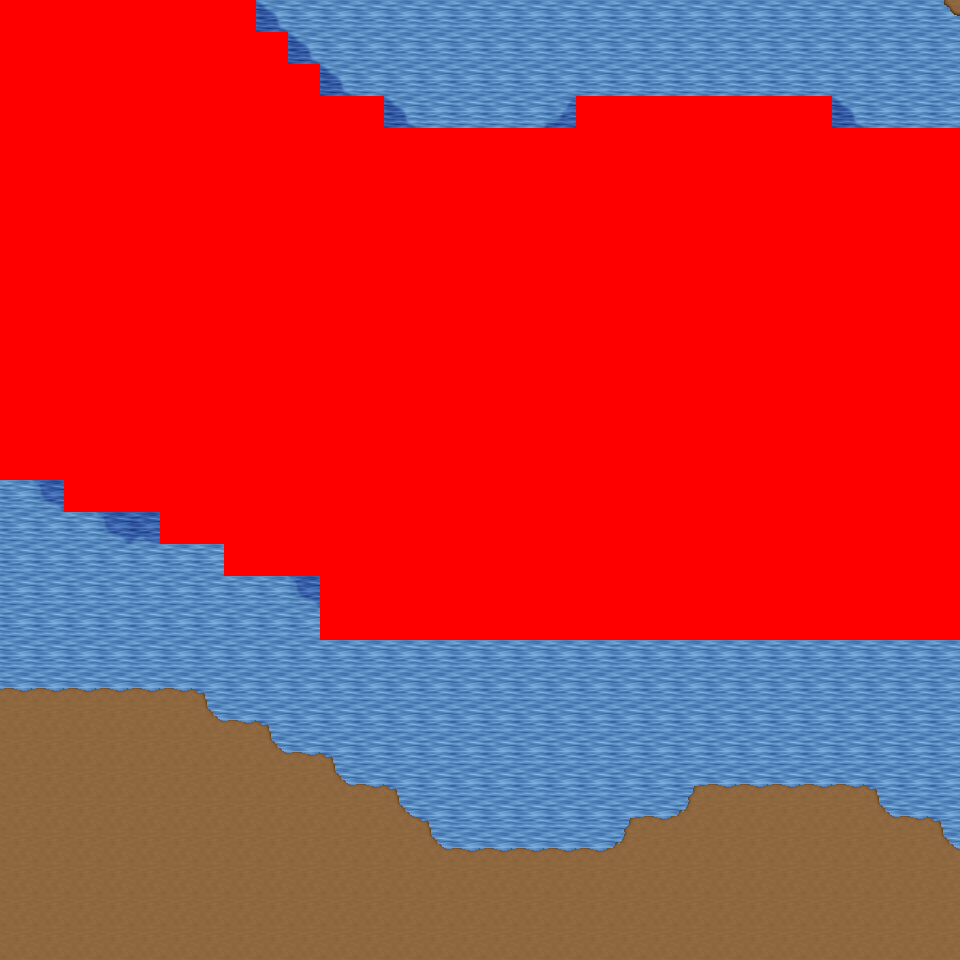

Below is a game level as drawn by its tile map, then a one-line description and the .tmx that defines it (tile-layer data replaced by summaries):
An orthogonal 30x30 tile map with 32x32 px tiles, 6 tile layers (Ground, Object, Object2, Above, ...), 29 tilesets and 4 objects (4x mapExit).

<map version="1.0" orientation="orthogonal" renderorder="right-down" width="30" height="30" tilewidth="32" tileheight="32" nextobjectid="5">
  <tileset firstgid="1" name="tileset_logic_collision" tilewidth="32" tileheight="32" tilecount="1" columns="1">
    <image source="../drawable/tileset_logic_collision.png" width="32" height="32" />
  </tileset>
  <tileset firstgid="2" name="tileset_ground_ground" tilewidth="32" tileheight="32" tilecount="33" columns="3">
    <image source="../drawable/tileset_ground_ground.png" width="96" height="352" />
  </tileset>
  <tileset firstgid="35" name="tileset_building_castle" tilewidth="32" tileheight="32" tilecount="320" columns="20">
    <image source="../drawable/tileset_building_castle.png" width="640" height="512" />
  </tileset>
  <tileset firstgid="355" name="tileset_ground_grass_corners" tilewidth="32" tileheight="32" tilecount="24" columns="6">
    <image source="../drawable/tileset_ground_grass_corners.png" width="192" height="128" />
  </tileset>
  <tileset firstgid="379" name="tileset_ground_grass_edges" tilewidth="32" tileheight="32" tilecount="36" columns="12">
    <image source="../drawable/tileset_ground_grass_edges.png" width="384" height="96" />
  </tileset>
  <tileset firstgid="415" name="tileset_ground_water_pool" tilewidth="32" tileheight="32" tilecount="72" columns="3">
    <image source="../drawable/tileset_ground_water_pool.png" width="96" height="768" />
  </tileset>
  <tileset firstgid="487" name="tileset_ground_earth_edges" tilewidth="32" tileheight="32" tilecount="18" columns="6">
    <image source="../drawable/tileset_ground_earth_edges.png" width="192" height="96" />
  </tileset>
  <tileset firstgid="505" name="tileset_item_weapon_cannon" tilewidth="32" tileheight="32" tilecount="12" columns="3">
    <image source="../drawable/tileset_item_weapon_cannon.png" width="96" height="128" />
  </tileset>
  <tileset firstgid="517" name="tileset_item_pot_barrels_1" tilewidth="32" tileheight="32" tilecount="8" columns="4">
    <image source="../drawable/tileset_item_pot_barrels_1.png" width="128" height="64" />
  </tileset>
  <tileset firstgid="525" name="tileset_ground_cobbled_paving" tilewidth="32" tileheight="32" tilecount="1" columns="1">
    <image source="../drawable/tileset_ground_cobbled_paving.png" width="32" height="32" />
  </tileset>
  <tileset firstgid="526" name="tileset_ground_ridge_earth_pale" tilewidth="32" tileheight="32" tilecount="96" columns="12">
    <image source="../drawable/tileset_ground_ridge_earth_pale.png" width="384" height="256" />
  </tileset>
  <tileset firstgid="622" name="tileset_plant_bushes_and_trees" tilewidth="32" tileheight="32" tilecount="144" columns="16">
    <image source="../drawable/tileset_plant_bushes_and_trees.png" width="512" height="289" />
  </tileset>
  <tileset firstgid="766" name="tileset_plant_bush_leafy_2" tilewidth="32" tileheight="32" tilecount="12" columns="6">
    <image source="../drawable/tileset_plant_bush_leafy_2.png" width="192" height="64" />
  </tileset>
  <tileset firstgid="778" name="tileset_plant_bush_flowering" tilewidth="32" tileheight="32" tilecount="72" columns="8">
    <image source="../drawable/tileset_plant_bush_flowering.png" width="256" height="288" />
  </tileset>
  <tileset firstgid="850" name="tileset_plant_stump_small_stump" tilewidth="32" tileheight="32" tilecount="4" columns="2">
    <image source="../drawable/tileset_plant_stump_small_stump.png" width="64" height="64" />
  </tileset>
  <tileset firstgid="854" name="tileset_plant_tree_fall_trees" tilewidth="32" tileheight="32" tilecount="40" columns="8">
    <image source="../drawable/tileset_plant_tree_fall_trees.png" width="256" height="160" />
  </tileset>
  <tileset firstgid="894" name="tileset_logic_creature_animal" tilewidth="32" tileheight="32" tilecount="32" columns="8">
    <image source="../drawable/tileset_logic_creature_animal.png" width="256" height="128" />
  </tileset>
  <tileset firstgid="926" name="tileset_logic_creature_rodent" tilewidth="32" tileheight="32" tilecount="8" columns="8">
    <image source="../drawable/tileset_logic_creature_rodent.png" width="256" height="32" />
  </tileset>
  <tileset firstgid="934" name="tileset_plant_vine" tilewidth="32" tileheight="32" tilecount="3" columns="1">
    <image source="../drawable/tileset_plant_vine.png" width="32" height="96" />
  </tileset>
  <tileset firstgid="937" name="tileset_building_cottage" tilewidth="32" tileheight="32" tilecount="256" columns="16">
    <image source="../drawable/tileset_building_cottage.png" width="512" height="512" />
  </tileset>
  <tileset firstgid="1193" name="tileset_building_roof_thatched_roof" tilewidth="32" tileheight="32" tilecount="256" columns="16">
    <image source="../drawable/tileset_building_roof_thatched_roof.png" width="512" height="512" />
  </tileset>
  <tileset firstgid="1449" name="tileset_building_window_windows" tilewidth="32" tileheight="32" tilecount="256" columns="16">
    <image source="../drawable/tileset_building_window_windows.png" width="512" height="512" />
  </tileset>
  <tileset firstgid="1705" name="tileset_building_door_doors" tilewidth="32" tileheight="32" tilecount="256" columns="16">
    <image source="../drawable/tileset_building_door_doors.png" width="512" height="512" />
  </tileset>
  <tileset firstgid="1961" name="tileset_building_fence_fence_wooden" tilewidth="32" tileheight="32" tilecount="12" columns="3">
    <image source="../drawable/tileset_building_fence_fence_wooden.png" width="96" height="128" />
  </tileset>
  <tileset firstgid="1973" name="tileset_ground_ground_3" tilewidth="32" tileheight="32" tilecount="5" columns="5">
    <image source="../drawable/tileset_ground_ground_3.png" width="160" height="32" />
  </tileset>
  <tileset firstgid="1978" name="tileset_plant_tree_tree_darkgreen" tilewidth="32" tileheight="32" tilecount="88" columns="8">
    <image source="../drawable/tileset_plant_tree_tree_darkgreen.png" width="256" height="352" />
  </tileset>
  <tileset firstgid="2066" name="tileset_logic_portal" tilewidth="32" tileheight="32" tilecount="24" columns="8">
    <image source="../drawable/tileset_logic_portal.png" width="256" height="96" />
  </tileset>
  <tileset firstgid="2090" name="tileset_building_decoration_magician_banner" tilewidth="32" tileheight="32" tilecount="3" columns="3">
    <image source="../drawable/tileset_building_decoration_magician_banner.png" width="96" height="32" />
  </tileset>
  <tileset firstgid="2093" name="tileset_ground_ladder_vertical_dark" tilewidth="32" tileheight="32" tilecount="3" columns="3">
    <image source="../drawable/tileset_ground_ladder_vertical_dark.png" width="96" height="32" />
  </tileset>
  <layer name="Ground" width="30" height="30">
    <data>[900 cells, 900 non-empty, 8 distinct tile ids]</data>
  </layer>
  <layer name="Object" width="30" height="30">
    <data>[900 cells, 40 non-empty, 6 distinct tile ids]</data>
  </layer>
  <layer name="Object2" width="30" height="30">
    <data>[900 cells, 0 non-empty, 0 distinct tile ids]</data>
  </layer>
  <layer name="Above" width="30" height="30">
    <data>[900 cells, 0 non-empty, 0 distinct tile ids]</data>
  </layer>
  <layer name="Above2" width="30" height="30">
    <data>[900 cells, 0 non-empty, 0 distinct tile ids]</data>
  </layer>
  <layer name="Walkable" width="30" height="30">
    <data>[900 cells, 493 non-empty, 1 distinct tile ids]</data>
  </layer>
  <objectgroup name="MapEvents">
    <object id="1" name="north" type="mapExit" x="256" y="0" width="704" height="32">
      <properties>
        <property name="map" value="level_0_x34_y77" />
        <property name="x" value="8" />
        <property name="y" value="28" />
      </properties>
    </object>
    </objectgroup>
</map>
<!-- 3 of 4 objects omitted -->
